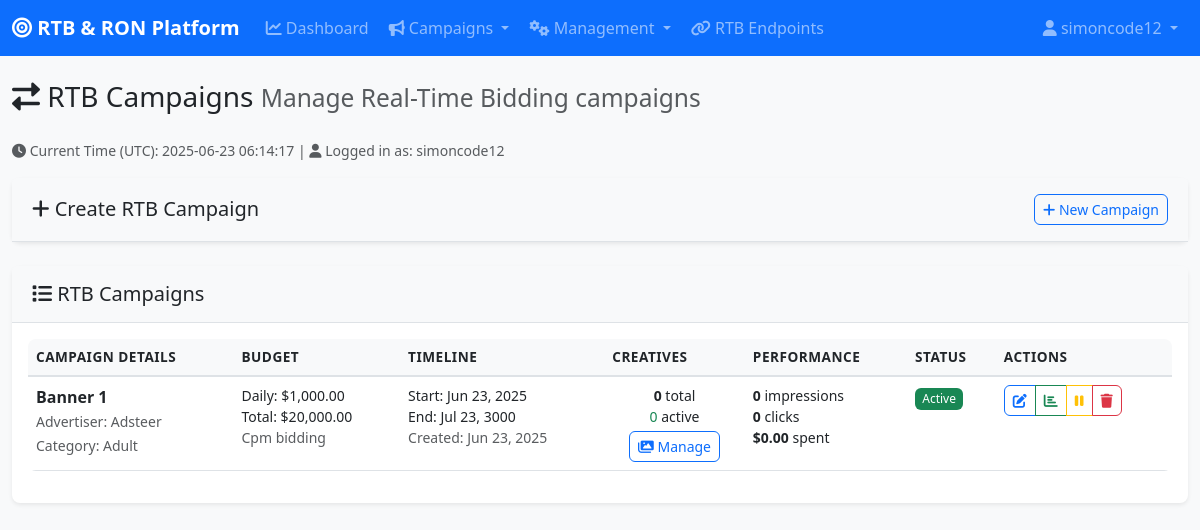
The page /admin/rtb-sell.php (signed in) on the database its author committed.
### tables this page shows
CREATE TABLE `campaigns` (
  `id` int(11) NOT NULL,
  `advertiser_id` int(11) DEFAULT NULL,
  `name` varchar(255) NOT NULL,
  `type` enum('rtb','ron') NOT NULL,
  `category_id` int(11) DEFAULT NULL,
  `bid_type` enum('cpm','cpc') DEFAULT 'cpm',
  `daily_budget` decimal(10,2) DEFAULT NULL,
  `total_budget` decimal(10,2) DEFAULT NULL,
  `daily_spent` decimal(10,2) DEFAULT 0.00,
  `total_spent` decimal(10,2) DEFAULT 0.00,
  `start_date` date DEFAULT NULL,
  `end_date` date DEFAULT NULL,
  `status` enum('active','paused','completed','pending') DEFAULT 'active',
  `endpoint_url` varchar(500) DEFAULT NULL,
  `target_countries` longtext DEFAULT NULL CHECK (json_valid(`target_countries`)),
  `target_browsers` longtext DEFAULT NULL CHECK (json_valid(`target_browsers`)),
  `target_devices` longtext DEFAULT NULL CHECK (json_valid(`target_devices`)),
  `target_os` longtext DEFAULT NULL CHECK (json_valid(`target_os`)),
  `banner_sizes` longtext DEFAULT NULL CHECK (json_valid(`banner_sizes`)),
  `created_at` timestamp NULL DEFAULT current_timestamp(),
  `updated_at` timestamp NULL DEFAULT current_timestamp() ON UPDATE current_timestamp()
);

CREATE TABLE `advertisers` (
  `id` int(11) NOT NULL,
  `name` varchar(255) NOT NULL,
  `email` varchar(100) DEFAULT NULL,
  `website` varchar(255) DEFAULT NULL,
  `contact_person` varchar(100) DEFAULT NULL,
  `phone` varchar(20) DEFAULT NULL,
  `balance` decimal(10,2) DEFAULT 0.00,
  `status` enum('active','inactive','pending') DEFAULT 'active',
  `created_at` timestamp NULL DEFAULT current_timestamp(),
  `updated_at` timestamp NULL DEFAULT current_timestamp() ON UPDATE current_timestamp(),
  `notes` text DEFAULT NULL
);

CREATE TABLE `categories` (
  `id` int(11) NOT NULL,
  `name` varchar(100) NOT NULL,
  `description` text DEFAULT NULL,
  `type` enum('adult','mainstream') DEFAULT 'mainstream',
  `status` enum('active','inactive') DEFAULT 'active',
  `created_at` timestamp NULL DEFAULT current_timestamp(),
  `updated_at` timestamp NULL DEFAULT current_timestamp() ON UPDATE current_timestamp()
);

### config/database.php (called while the page is built, shortened)
<?php
function formatCurrency($amount) {
    return '$' . number_format($amount, 2);
}
function formatNumber($number) {
    return number_format($number);
}
?>

### admin/rtb-sell.php (the view, shortened to what this page needs)
<?php
include 'includes/header.php';
$current_timestamp = '2025-06-23 06:14:17';
$current_user = 'simoncode12';
$campaigns = $pdo->query("
    SELECT c.*, a.name as advertiser_name, cat.name as category_name,
           COUNT(cr.id) as creative_count,
           SUM(CASE WHEN cr.status = 'active' THEN 1 ELSE 0 END) as active_creatives,
           SUM(bl.impressions) as impressions,
           SUM(bl.clicks) as clicks,
           SUM(bl.revenue) as revenue
    FROM campaigns c
    LEFT JOIN advertisers a ON c.advertiser_id = a.id
    LEFT JOIN categories cat ON c.category_id = cat.id
    LEFT JOIN creatives cr ON c.id = cr.campaign_id
    LEFT JOIN (
        SELECT
            campaign_id,
            COUNT(DISTINCT id) as impressions,
            SUM(CASE WHEN status = 'click' THEN 1 ELSE 0 END) as clicks,
            SUM(win_price) as revenue
        FROM bid_logs
        WHERE status IN ('win', 'click')
        GROUP BY campaign_id
    ) bl ON c.id = bl.campaign_id
    WHERE c.type = 'rtb'
    GROUP BY c.id
    ORDER BY c.created_at DESC
")->fetchAll();
?>
<div class="row">
    <div class="col-12">
        <h1 class="h3 mb-4">
            <i class="fas fa-exchange-alt"></i> RTB Campaigns
            <small class="text-muted">Manage Real-Time Bidding campaigns</small>
        </h1>
        <div class="text-muted mb-3">
            <small>
                <i class="fas fa-clock"></i> Current Time (UTC): <?php echo $current_timestamp; ?> |
                <i class="fas fa-user"></i> Logged in as: <?php echo htmlspecialchars($current_user); ?>
            </small>
        </div>
    </div>
</div>
<div class="card mb-4">
    <div class="card-header d-flex justify-content-between align-items-center">
        <h5 class="mb-0"><i class="fas fa-plus"></i> Create RTB Campaign</h5>
        <button class="btn btn-sm btn-outline-primary" type="button" data-bs-toggle="collapse" data-bs-target="#createCampaignForm">
            <i class="fas fa-plus"></i> New Campaign
        </button>
    </div>
</div>
<div class="card">
    <div class="card-header">
        <h5 class="mb-0"><i class="fas fa-list"></i> RTB Campaigns</h5>
    </div>
    <div class="card-body">
        <?php if (empty($campaigns)): ?>
            <div class="text-center py-4">
                <i class="fas fa-exchange-alt fa-3x text-muted mb-3"></i>
                <p class="text-muted">No RTB campaigns created yet.</p>
                <button class="btn btn-primary" type="button" data-bs-toggle="collapse" data-bs-target="#createCampaignForm">
                    <i class="fas fa-plus"></i> Create Your First Campaign
                </button>
            </div>
        <?php else: ?>
            <div class="table-responsive">
                <table class="table table-hover">
                    <thead>
                        <tr>
                            <th>Campaign Details</th>
                            <th>Budget</th>
                            <th>Timeline</th>
                            <th>Creatives</th>
                            <th>Performance</th>
                            <th>Status</th>
                            <th>Actions</th>
                        </tr>
                    </thead>
                    <tbody>
                        <?php foreach ($campaigns as $campaign): ?>
                        <tr>
                            <td>
                                <div>
                                    <strong><?php echo htmlspecialchars($campaign['name']); ?></strong>
                                    <br>
                                    <small class="text-muted">
                                        Advertiser: <?php echo htmlspecialchars($campaign['advertiser_name']); ?>
                                    </small>
                                    <?php if ($campaign['category_name']): ?>
                                        <br>
                                        <small class="text-muted">
                                            Category: <?php echo htmlspecialchars($campaign['category_name']); ?>
                                        </small>
                                    <?php endif; ?>
                                </div>
                            </td>
                            <td>
                                <div class="small">
                                    <?php if ($campaign['daily_budget']): ?>
                                        <div>Daily: <?php echo formatCurrency($campaign['daily_budget']); ?></div>
                                    <?php endif; ?>
                                    <?php if ($campaign['total_budget']): ?>
                                        <div>Total: <?php echo formatCurrency($campaign['total_budget']); ?></div>
                                    <?php endif; ?>
                                    <div class="text-muted"><?php echo ucfirst($campaign['bid_type']); ?> bidding</div>
                                </div>
                            </td>
                            <td>
                                <div class="small">
                                    <?php if ($campaign['start_date']): ?>
                                        <div>Start: <?php echo date('M j, Y', strtotime($campaign['start_date'])); ?></div>
                                    <?php endif; ?>
                                    <?php if ($campaign['end_date']): ?>
                                        <div>End: <?php echo date('M j, Y', strtotime($campaign['end_date'])); ?></div>
                                    <?php endif; ?>
                                    <div class="text-muted">Created: <?php echo date('M j, Y', strtotime($campaign['created_at'])); ?></div>
                                </div>
                            </td>
                            <td>
                                <div class="small text-center">
                                    <strong><?php echo $campaign['creative_count']; ?></strong> total
                                    <br>
                                    <span class="text-success"><?php echo $campaign['active_creatives']; ?></span> active
                                    <br>
                                    <a href="creative.php?campaign_id=<?php echo $campaign['id']; ?>" class="btn btn-sm btn-outline-primary mt-1">
                                        <i class="fas fa-images"></i> Manage
                                    </a>
                                </div>
                            </td>
                            <td>
                                <div class="small">
                                    <div><strong><?php echo formatNumber($campaign['impressions'] ?? 0); ?></strong> impressions</div>
                                    <div><strong><?php echo formatNumber($campaign['clicks'] ?? 0); ?></strong> clicks</div>
                                    <div><strong><?php echo formatCurrency($campaign['revenue'] ?? 0); ?></strong> spent</div>
                                </div>
                            </td>
                            <td>
                                <span class="badge bg-<?php
                                    echo $campaign['status'] == 'active' ? 'success' :
                                        ($campaign['status'] == 'paused' ? 'warning' :
                                        ($campaign['status'] == 'completed' ? 'secondary' : 'info'));
                                ?>">
                                    <?php echo ucfirst($campaign['status']); ?>
                                </span>
                            </td>
                            <td>
                                <div class="btn-group btn-group-sm">
                                    <button class="btn btn-outline-primary" data-bs-toggle="tooltip" title="Edit">
                                        <i class="fas fa-edit"></i>
                                    </button>
                                    <button class="btn btn-outline-success" data-bs-toggle="tooltip" title="Stats">
                                        <i class="fas fa-chart-bar"></i>
                                    </button>
                                    <button class="btn btn-outline-warning" data-bs-toggle="tooltip" title="Pause/Resume">
                                        <i class="fas fa-<?php echo $campaign['status'] == 'active' ? 'pause' : 'play'; ?>"></i>
                                    </button>
                                    <button class="btn btn-outline-danger btn-delete" data-bs-toggle="tooltip" title="Delete">
                                        <i class="fas fa-trash"></i>
                                    </button>
                                </div>
                            </td>
                        </tr>
                        <?php endforeach; ?>
                    </tbody>
                </table>
            </div>
        <?php endif; ?>
    </div>
</div>
<?php
include 'includes/footer.php';
?>

### asset/css/style.css (style rules this page uses)
:root { --primary-color: #0d6efd; --secondary-color: #6c757d; --success-color: #198754; --warning-color: #ffc107; --danger-color: #dc3545; --info-color: #0dcaf0; --light-color: #f8f9fa; --dark-color: #212529; --sidebar-width: 280px; }
body { font-family: 'Segoe UI', Tahoma, Geneva, Verdana, sans-serif; background-color: #f8f9fa; transition: all 0.3s ease; }
.card { border: none; box-shadow: 0 0.125rem 0.25rem rgba(0, 0, 0, 0.075); border-radius: 0.5rem; transition: transform 0.2s ease, box-shadow 0.2s ease; }
.card-header { background-color: #f8f9fa; border-bottom: 1px solid #dee2e6; font-weight: 600; padding: 1rem 1.25rem; }
.btn { border-radius: 0.375rem; font-weight: 500; transition: all 0.2s ease; }
.badge { font-weight: 500; font-size: 0.75em; padding: 0.4em 0.6em; border-radius: 0.375rem; }
.table { border-radius: 0.5rem; overflow: hidden; }
.table thead th { background-color: #f8f9fa; border-bottom: 2px solid #dee2e6; font-weight: 600; text-transform: uppercase; font-size: 0.85rem; letter-spacing: 0.5px; }
.table tbody tr { transition: background-color 0.2s ease; }

### rows shown on the page
campaigns: name "Banner 1", advertiser.name "Adsteer", category.name "Adult", daily_budget "$1,000.00", total_budget "$20,000.00", bid_type "Cpm", start_date "Jun 23, 2025", end_date "Jul 23, 3000", created_at "Jun 23, 2025", creative_count "0", active_creatives "0", impressions "0", clicks "0", revenue "$0.00", status "Active"

### other values the page prints
$_SESSION['username'] "simoncode12"
$current_timestamp "2025-06-23 06:14:17"
$current_user "simoncode12"
